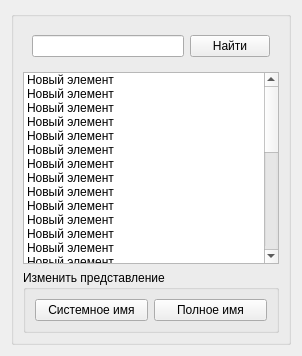
          <widget class="QWidget" name="usb_tab_access_list">
           <property name="autoFillBackground">
            <bool>false</bool>
           </property>
           <property name="styleSheet">
            <string notr="true"/>
           </property>
           <attribute name="title">
            <string>Доступы</string>
           </attribute>
           <layout class="QGridLayout" name="gridLayout_13">
            <item row="0" column="0">
             <widget class="QGroupBox" name="groupBox_3">
              <property name="sizePolicy">
               <sizepolicy hsizetype="Preferred" vsizetype="Preferred">
                <horstretch>0</horstretch>
                <verstretch>0</verstretch>
               </sizepolicy>
              </property>
              <property name="title">
               <string/>
              </property>
              <layout class="QVBoxLayout" name="verticalLayout_2">
               <item>
                <widget class="QFrame" name="frame_14">
                 <property name="sizePolicy">
                  <sizepolicy hsizetype="Preferred" vsizetype="Maximum">
                   <horstretch>0</horstretch>
                   <verstretch>0</verstretch>
                  </sizepolicy>
                 </property>
                 <layout class="QHBoxLayout" name="horizontalLayout_9">
                  <item>
                   <widget class="QLineEdit" name="lineEdit_10"/>
                  </item>
                  <item>
                   <widget class="QPushButton" name="pushButton_3">
                    <property name="text">
                     <string>Найти</string>
                    </property>
                   </widget>
                  </item>
                 </layout>
                </widget>
               </item>
               <item>
                <widget class="QListWidget" name="listWidget_3">
                 <property name="sizePolicy">
                  <sizepolicy hsizetype="Preferred" vsizetype="Preferred">
                   <horstretch>0</horstretch>
                   <verstretch>0</verstretch>
                  </sizepolicy>
                 </property>
                 <item>
                  <property name="text">
                   <string>Новый элемент</string>
                  </property>
                 </item>
                 <item>
                  <property name="text">
                   <string>Новый элемент</string>
                  </property>
                 </item>
                 <item>
                  <property name="text">
                   <string>Новый элемент</string>
                  </property>
                 </item>
                 <item>
                  <property name="text">
                   <string>Новый элемент</string>
                  </property>
                 </item>
                 <item>
                  <property name="text">
                   <string>Новый элемент</string>
                  </property>
                 </item>
                 <item>
                  <property name="text">
                   <string>Новый элемент</string>
                  </property>
                 </item>
                 <item>
                  <property name="text">
                   <string>Новый элемент</string>
                  </property>
                 </item>
                 <item>
                  <property name="text">
                   <string>Новый элемент</string>
                  </property>
                 </item>
                 <item>
                  <property name="text">
                   <string>Новый элемент</string>
                  </property>
                 </item>
                 <item>
                  <property name="text">
                   <string>Новый элемент</string>
                  </property>
                 </item>
                 <item>
                  <property name="text">
                   <string>Новый элемент</string>
                  </property>
                 </item>
                 <item>
                  <property name="text">
                   <string>Новый элемент</string>
                  </property>
                 </item>
                 <item>
                  <property name="text">
                   <string>Новый элемент</string>
                  </property>
                 </item>
                 <item>
                  <property name="text">
                   <string>Новый элемент</string>
                  </property>
                 </item>
                 <item>
                  <property name="text">
                   <string>Новый элемент</string>
                  </property>
                 </item>
                 <item>
                  <property name="text">
                   <string>Новый элемент</string>
                  </property>
                 </item>
                 <item>
                  <property name="text">
                   <string>Новый элемент</string>
                  </property>
                 </item>
                 <item>
                  <property name="text">
                   <string>Новый элемент</string>
                  </property>
                 </item>
                 <item>
                  <property name="text">
                   <string>Новый элемент</string>
                  </property>
                 </item>
                 <item>
                  <property name="text">
                   <string>Новый элемент</string>
                  </property>
                 </item>
                 <item>
                  <property name="text">
                   <string>Новый элемент</string>
                  </property>
                 </item>
                 <item>
                  <property name="text">
                   <string>Новый элемент</string>
                  </property>
                 </item>
                 <item>
                  <property name="text">
                   <string>Новый элемент</string>
                  </property>
                 </item>
                 <item>
                  <property name="text">
                   <string>Новый элемент</string>
                  </property>
                 </item>
                 <item>
                  <property name="text">
                   <string>Новый элемент</string>
                  </property>
                 </item>
                 <item>
                  <property name="text">
                   <string>Новый элемент</string>
                  </property>
                 </item>
                 <item>
                  <property name="text">
                   <string>Новый элемент</string>
                  </property>
                 </item>
                 <item>
                  <property name="text">
                   <string>Новый элемент</string>
                  </property>
                 </item>
                 <item>
                  <property name="text">
                   <string>Новый элемент</string>
                  </property>
                 </item>
                 <item>
                  <property name="text">
                   <string>Новый элемент</string>
                  </property>
                 </item>
                 <item>
                  <property name="text">
                   <string>Новый элемент</string>
                  </property>
                 </item>
                 <item>
                  <property name="text">
                   <string>Новый элемент</string>
                  </property>
                 </item>
                </widget>
               </item>
               <item>
                <widget class="QGroupBox" name="groupBox_8">
                 <property name="sizePolicy">
                  <sizepolicy hsizetype="Preferred" vsizetype="Maximum">
                   <horstretch>0</horstretch>
                   <verstretch>0</verstretch>
                  </sizepolicy>
                 </property>
                 <property name="title">
                  <string>Изменить представление</string>
                 </property>
                 <layout class="QHBoxLayout" name="horizontalLayout_7">
                  <item>
                   <widget class="QPushButton" name="pushButton">
                    <property name="text">
                     <string>Системное имя</string>
                    </property>
                   </widget>
                  </item>
                  <item>
                   <widget class="QPushButton" name="pushButton_2">
                    <property name="text">
                     <string>Полное имя</string>
                    </property>
                   </widget>
                  </item>
                 </layout>
                </widget>
               </item>
              </layout>
             </widget>
            </item>
           </layout>
          </widget>
